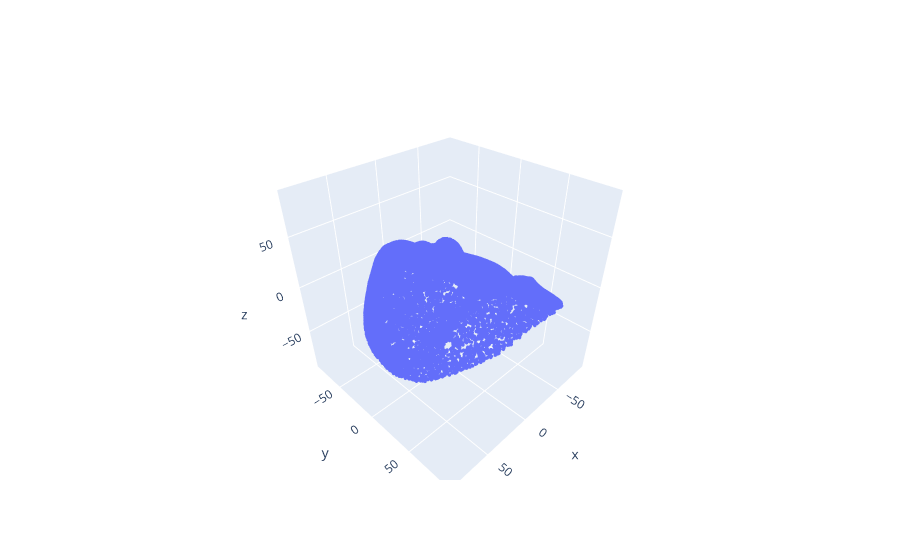

Notebook source saved alongside this figure:
### Code cell
import open3d as o3d
import numpy as np
import plotly.graph_objects as go

mesh_path = r"C:\Eli Folder temp\geotransformer-faces-updated\scans\FaMoS_180424_03335_TA\natural_head_rotation.000001.obj"
landmark_path = r"data/faces/demo/ref_3.npy"

scale_factor = 1.0 # mesh scaling only

# ---- Mesh to scaled point cloud ----
mesh = o3d.io.read_triangle_mesh(mesh_path)
mesh.compute_vertex_normals()
pcd = mesh.sample_points_uniformly(number_of_points=20000)

mesh_points = np.asarray(pcd.points) * scale_factor


# ---- Center mesh at (0,0,0) ----
centroid = mesh_points.mean(axis=0)
mesh_points = mesh_points - centroid

# ---- Load landmark / ref points (UNSCALED) ----
ref_points = np.load(landmark_path)

# ---- Combine for proper axis scaling ----
all_points = np.vstack([mesh_points, ref_points])

min_bound = all_points.min(axis=0)
max_bound = all_points.max(axis=0)
center = (min_bound + max_bound) / 2.0
extent = (max_bound - min_bound).max() / 2.0

x_range = [center[0] - extent, center[0] + extent]
y_range = [center[1] - extent, center[1] + extent]
z_range = [center[2] - extent, center[2] + extent]

# ---- Plot ----
fig = go.Figure()

# Scaled mesh
fig.add_trace(go.Scatter3d(
    x=mesh_points[:, 0],
    y=mesh_points[:, 1],
    z=mesh_points[:, 2],
    mode='markers',
    marker=dict(size=2),
    name="Scaled Mesh"
))
"""
# Unscaled reference points
fig.add_trace(go.Scatter3d(
    x=ref_points[:, 0],
    y=ref_points[:, 1],
    z=ref_points[:, 2],
    mode='markers',
    marker=dict(size=6),
    name="Reference Points"
))
"""
fig.update_layout(
    scene=dict(
        xaxis=dict(range=x_range),
        yaxis=dict(range=y_range),
        zaxis=dict(range=z_range),
        aspectmode='cube'
    )
)

fig.show()

### Figure 1 — Plotly figure (JSON) as saved in the notebook; plotly's stock layout.template omitted (floating-point values rounded to 4 significant figures; data arrays with more than 128 entries replaced by an {"elided": "..."} marker saying what was removed)
{"data": [{"marker": {"size": 2}, "mode": "markers", "name": "Scaled Mesh", "type": "scatter3d", "x": {"elided": "20000 float values"}, "y": {"elided": "20000 float values"}, "z": {"elided": "20000 float values"}}], "layout": {"scene": {"aspectmode": "cube", "xaxis": {"range": [-93.01, 93.18]}, "yaxis": {"range": [-88.98, 97.22]}, "zaxis": {"range": [-95.5, 90.69]}}}}
